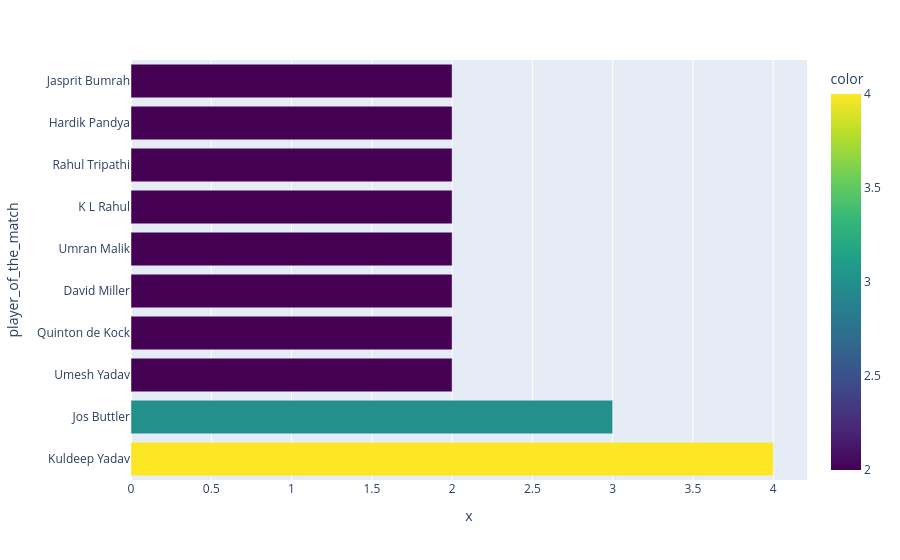

The code cell stored with this chart in its notebook:
### Code cell
px.bar(data_frame= mvp , x = mvp.values , y = mvp.index  , color_continuous_scale= 'viridis' , color = mvp.values )

### Figure 1 — Plotly figure (JSON) as saved in the notebook; plotly's stock layout.template omitted (floating-point values rounded to 4 significant figures)
{"data": [{"hovertemplate": "x=%{x}<br>player_of_the_match=%{y}<br>color=%{marker.color}<extra></extra>", "legendgroup": "", "marker": {"color": [4, 3, 2, 2, 2, 2, 2, 2, 2, 2], "coloraxis": "coloraxis", "pattern": {"shape": ""}}, "name": "", "orientation": "h", "showlegend": false, "textposition": "auto", "type": "bar", "x": [4, 3, 2, 2, 2, 2, 2, 2, 2, 2], "xaxis": "x", "y": ["Kuldeep Yadav", "Jos Buttler", "Umesh Yadav", "Quinton de Kock", "David Miller", "Umran Malik", "K L Rahul", "Rahul Tripathi", "Hardik Pandya", "Jasprit Bumrah"], "yaxis": "y"}], "layout": {"barmode": "relative", "coloraxis": {"autocolorscale": false, "colorbar": {"title": {"text": "color"}}, "colorscale": [[0, "#440154"], [0.1111, "#482878"], [0.2222, "#3e4989"], [0.3333, "#31688e"], [0.4444, "#26828e"], [0.5556, "#1f9e89"], [0.6667, "#35b779"], [0.7778, "#6ece58"], [0.8889, "#b5de2b"], [1, "#fde725"]]}, "legend": {"tracegroupgap": 0}, "margin": {"t": 60}, "xaxis": {"anchor": "y", "domain": [0, 1], "title": {"text": "x"}}, "yaxis": {"anchor": "x", "domain": [0, 1], "title": {"text": "player_of_the_match"}}}}
